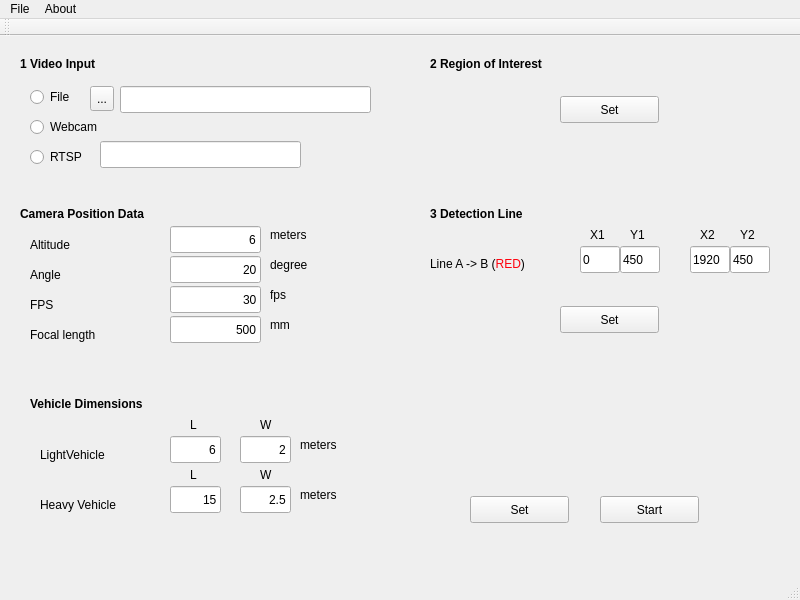
<?xml version="1.0" encoding="UTF-8"?>
<ui version="4.0">
 <class>MainWindow</class>
 <widget class="QMainWindow" name="MainWindow">
  <property name="geometry">
   <rect>
    <x>0</x>
    <y>0</y>
    <width>800</width>
    <height>600</height>
   </rect>
  </property>
  <property name="windowTitle">
   <string>MainWindow</string>
  </property>
  <widget class="QWidget" name="centralWidget">
   <widget class="QWidget" name="widget" native="true">
    <property name="geometry">
     <rect>
      <x>10</x>
      <y>10</y>
      <width>371</width>
      <height>131</height>
     </rect>
    </property>
    <widget class="QLabel" name="label">
     <property name="geometry">
      <rect>
       <x>10</x>
       <y>10</y>
       <width>111</width>
       <height>17</height>
      </rect>
     </property>
     <property name="text">
      <string>&lt;html&gt;&lt;head/&gt;&lt;body&gt;&lt;p&gt;&lt;span style=&quot; font-weight:600;&quot;&gt;1 Video Input&lt;/span&gt;&lt;/p&gt;&lt;/body&gt;&lt;/html&gt;</string>
     </property>
     <property name="textFormat">
      <enum>Qt::RichText</enum>
     </property>
    </widget>
    <widget class="QRadioButton" name="fileRadioButton">
     <property name="geometry">
      <rect>
       <x>20</x>
       <y>40</y>
       <width>117</width>
       <height>22</height>
      </rect>
     </property>
     <property name="text">
      <string>File</string>
     </property>
    </widget>
    <widget class="QRadioButton" name="webcamRadioButton">
     <property name="geometry">
      <rect>
       <x>20</x>
       <y>70</y>
       <width>117</width>
       <height>22</height>
      </rect>
     </property>
     <property name="text">
      <string>Webcam</string>
     </property>
    </widget>
    <widget class="QRadioButton" name="rtspRadioButton">
     <property name="geometry">
      <rect>
       <x>20</x>
       <y>100</y>
       <width>117</width>
       <height>22</height>
      </rect>
     </property>
     <property name="text">
      <string>RTSP</string>
     </property>
    </widget>
    <widget class="QToolButton" name="videoFileToolButton">
     <property name="geometry">
      <rect>
       <x>80</x>
       <y>40</y>
       <width>24</width>
       <height>25</height>
      </rect>
     </property>
     <property name="text">
      <string>...</string>
     </property>
    </widget>
    <widget class="QLineEdit" name="rtspUrlEdit">
     <property name="geometry">
      <rect>
       <x>90</x>
       <y>95</y>
       <width>201</width>
       <height>27</height>
      </rect>
     </property>
    </widget>
    <widget class="QLineEdit" name="lineVideo">
     <property name="geometry">
      <rect>
       <x>110</x>
       <y>40</y>
       <width>251</width>
       <height>27</height>
      </rect>
     </property>
     <property name="readOnly">
      <bool>true</bool>
     </property>
    </widget>
   </widget>
   <widget class="QWidget" name="widget_2" native="true">
    <property name="geometry">
     <rect>
      <x>10</x>
      <y>160</y>
      <width>341</width>
      <height>161</height>
     </rect>
    </property>
    <widget class="QLabel" name="label_3">
     <property name="geometry">
      <rect>
       <x>10</x>
       <y>10</y>
       <width>161</width>
       <height>17</height>
      </rect>
     </property>
     <property name="text">
      <string>&lt;html&gt;&lt;head/&gt;&lt;body&gt;&lt;p&gt;&lt;span style=&quot; font-weight:600;&quot;&gt;Camera Position Data&lt;/span&gt;&lt;/p&gt;&lt;/body&gt;&lt;/html&gt;</string>
     </property>
    </widget>
    <widget class="QLabel" name="label_4">
     <property name="geometry">
      <rect>
       <x>20</x>
       <y>40</y>
       <width>67</width>
       <height>17</height>
      </rect>
     </property>
     <property name="text">
      <string>Altitude</string>
     </property>
    </widget>
    <widget class="QLabel" name="label_5">
     <property name="geometry">
      <rect>
       <x>20</x>
       <y>70</y>
       <width>67</width>
       <height>17</height>
      </rect>
     </property>
     <property name="text">
      <string>Angle</string>
     </property>
    </widget>
    <widget class="QLabel" name="label_6">
     <property name="geometry">
      <rect>
       <x>20</x>
       <y>100</y>
       <width>67</width>
       <height>17</height>
      </rect>
     </property>
     <property name="text">
      <string>FPS</string>
     </property>
    </widget>
    <widget class="QLabel" name="label_7">
     <property name="geometry">
      <rect>
       <x>20</x>
       <y>130</y>
       <width>91</width>
       <height>17</height>
      </rect>
     </property>
     <property name="text">
      <string>Focal length</string>
     </property>
    </widget>
    <widget class="QLineEdit" name="altitudeEdit">
     <property name="geometry">
      <rect>
       <x>160</x>
       <y>30</y>
       <width>91</width>
       <height>27</height>
      </rect>
     </property>
     <property name="text">
      <string>6</string>
     </property>
     <property name="alignment">
      <set>Qt::AlignRight|Qt::AlignTrailing|Qt::AlignVCenter</set>
     </property>
    </widget>
    <widget class="QLineEdit" name="angleEdit">
     <property name="geometry">
      <rect>
       <x>160</x>
       <y>60</y>
       <width>91</width>
       <height>27</height>
      </rect>
     </property>
     <property name="text">
      <string>20</string>
     </property>
     <property name="alignment">
      <set>Qt::AlignRight|Qt::AlignTrailing|Qt::AlignVCenter</set>
     </property>
    </widget>
    <widget class="QLineEdit" name="fpsEdit">
     <property name="geometry">
      <rect>
       <x>160</x>
       <y>90</y>
       <width>91</width>
       <height>27</height>
      </rect>
     </property>
     <property name="text">
      <string>30</string>
     </property>
     <property name="alignment">
      <set>Qt::AlignRight|Qt::AlignTrailing|Qt::AlignVCenter</set>
     </property>
    </widget>
    <widget class="QLineEdit" name="focalEdit">
     <property name="geometry">
      <rect>
       <x>160</x>
       <y>120</y>
       <width>91</width>
       <height>27</height>
      </rect>
     </property>
     <property name="text">
      <string>500</string>
     </property>
     <property name="alignment">
      <set>Qt::AlignRight|Qt::AlignTrailing|Qt::AlignVCenter</set>
     </property>
    </widget>
    <widget class="QLabel" name="label_8">
     <property name="geometry">
      <rect>
       <x>260</x>
       <y>30</y>
       <width>67</width>
       <height>17</height>
      </rect>
     </property>
     <property name="text">
      <string>meters</string>
     </property>
    </widget>
    <widget class="QLabel" name="label_9">
     <property name="geometry">
      <rect>
       <x>260</x>
       <y>60</y>
       <width>67</width>
       <height>17</height>
      </rect>
     </property>
     <property name="text">
      <string>degree</string>
     </property>
    </widget>
    <widget class="QLabel" name="label_10">
     <property name="geometry">
      <rect>
       <x>260</x>
       <y>90</y>
       <width>67</width>
       <height>17</height>
      </rect>
     </property>
     <property name="text">
      <string>fps</string>
     </property>
    </widget>
    <widget class="QLabel" name="label_11">
     <property name="geometry">
      <rect>
       <x>260</x>
       <y>120</y>
       <width>67</width>
       <height>17</height>
      </rect>
     </property>
     <property name="text">
      <string>mm</string>
     </property>
    </widget>
   </widget>
   <widget class="QWidget" name="widget_3" native="true">
    <property name="geometry">
     <rect>
      <x>20</x>
      <y>350</y>
      <width>331</width>
      <height>151</height>
     </rect>
    </property>
    <widget class="QLabel" name="label_12">
     <property name="geometry">
      <rect>
       <x>10</x>
       <y>10</y>
       <width>151</width>
       <height>17</height>
      </rect>
     </property>
     <property name="text">
      <string>&lt;html&gt;&lt;head/&gt;&lt;body&gt;&lt;p&gt;&lt;span style=&quot; font-weight:600;&quot;&gt;Vehicle Dimensions&lt;/span&gt;&lt;/p&gt;&lt;/body&gt;&lt;/html&gt;</string>
     </property>
    </widget>
    <widget class="QLabel" name="label_13">
     <property name="geometry">
      <rect>
       <x>20</x>
       <y>60</y>
       <width>91</width>
       <height>17</height>
      </rect>
     </property>
     <property name="text">
      <string>LightVehicle</string>
     </property>
    </widget>
    <widget class="QLabel" name="label_14">
     <property name="geometry">
      <rect>
       <x>20</x>
       <y>110</y>
       <width>101</width>
       <height>17</height>
      </rect>
     </property>
     <property name="text">
      <string>Heavy Vehicle</string>
     </property>
    </widget>
    <widget class="QLineEdit" name="lightVehicleLenghtEdit">
     <property name="geometry">
      <rect>
       <x>150</x>
       <y>50</y>
       <width>51</width>
       <height>27</height>
      </rect>
     </property>
     <property name="text">
      <string>6</string>
     </property>
     <property name="alignment">
      <set>Qt::AlignRight|Qt::AlignTrailing|Qt::AlignVCenter</set>
     </property>
    </widget>
    <widget class="QLabel" name="label_15">
     <property name="geometry">
      <rect>
       <x>170</x>
       <y>30</y>
       <width>21</width>
       <height>17</height>
      </rect>
     </property>
     <property name="text">
      <string>L</string>
     </property>
    </widget>
    <widget class="QLineEdit" name="lightVehicleWidthEdit">
     <property name="geometry">
      <rect>
       <x>220</x>
       <y>50</y>
       <width>51</width>
       <height>27</height>
      </rect>
     </property>
     <property name="text">
      <string>2</string>
     </property>
     <property name="alignment">
      <set>Qt::AlignRight|Qt::AlignTrailing|Qt::AlignVCenter</set>
     </property>
    </widget>
    <widget class="QLabel" name="label_16">
     <property name="geometry">
      <rect>
       <x>240</x>
       <y>30</y>
       <width>21</width>
       <height>17</height>
      </rect>
     </property>
     <property name="text">
      <string>W</string>
     </property>
    </widget>
    <widget class="QLabel" name="label_17">
     <property name="geometry">
      <rect>
       <x>280</x>
       <y>50</y>
       <width>67</width>
       <height>17</height>
      </rect>
     </property>
     <property name="text">
      <string>meters</string>
     </property>
    </widget>
    <widget class="QLineEdit" name="heavyVehicleLengthEdit">
     <property name="geometry">
      <rect>
       <x>150</x>
       <y>100</y>
       <width>51</width>
       <height>27</height>
      </rect>
     </property>
     <property name="text">
      <string>15</string>
     </property>
     <property name="alignment">
      <set>Qt::AlignRight|Qt::AlignTrailing|Qt::AlignVCenter</set>
     </property>
    </widget>
    <widget class="QLabel" name="label_18">
     <property name="geometry">
      <rect>
       <x>170</x>
       <y>80</y>
       <width>21</width>
       <height>17</height>
      </rect>
     </property>
     <property name="text">
      <string>L</string>
     </property>
    </widget>
    <widget class="QLineEdit" name="heavyVehicleWidthEdit">
     <property name="geometry">
      <rect>
       <x>220</x>
       <y>100</y>
       <width>51</width>
       <height>27</height>
      </rect>
     </property>
     <property name="text">
      <string>2.5</string>
     </property>
     <property name="alignment">
      <set>Qt::AlignRight|Qt::AlignTrailing|Qt::AlignVCenter</set>
     </property>
    </widget>
    <widget class="QLabel" name="label_19">
     <property name="geometry">
      <rect>
       <x>280</x>
       <y>100</y>
       <width>67</width>
       <height>17</height>
      </rect>
     </property>
     <property name="text">
      <string>meters</string>
     </property>
    </widget>
    <widget class="QLabel" name="label_20">
     <property name="geometry">
      <rect>
       <x>240</x>
       <y>80</y>
       <width>21</width>
       <height>17</height>
      </rect>
     </property>
     <property name="text">
      <string>W</string>
     </property>
    </widget>
   </widget>
   <widget class="QWidget" name="widget_4" native="true">
    <property name="geometry">
     <rect>
      <x>420</x>
      <y>160</y>
      <width>351</width>
      <height>161</height>
     </rect>
    </property>
    <widget class="QLabel" name="label_21">
     <property name="geometry">
      <rect>
       <x>10</x>
       <y>10</y>
       <width>131</width>
       <height>17</height>
      </rect>
     </property>
     <property name="text">
      <string>&lt;html&gt;&lt;head/&gt;&lt;body&gt;&lt;p&gt;&lt;span style=&quot; font-weight:600;&quot;&gt;3 Detection Line&lt;/span&gt;&lt;/p&gt;&lt;/body&gt;&lt;/html&gt;</string>
     </property>
    </widget>
    <widget class="QLabel" name="label_22">
     <property name="geometry">
      <rect>
       <x>10</x>
       <y>60</y>
       <width>121</width>
       <height>17</height>
      </rect>
     </property>
     <property name="text">
      <string>&lt;html&gt;&lt;head/&gt;&lt;body&gt;&lt;p&gt;Line A -&amp;gt; B (&lt;span style=&quot; color:#ff000c;&quot;&gt;RED&lt;/span&gt;)&lt;/p&gt;&lt;/body&gt;&lt;/html&gt;</string>
     </property>
    </widget>
    <widget class="QLineEdit" name="abx1Edit">
     <property name="geometry">
      <rect>
       <x>160</x>
       <y>50</y>
       <width>40</width>
       <height>27</height>
      </rect>
     </property>
     <property name="text">
      <string>0</string>
     </property>
    </widget>
    <widget class="QLineEdit" name="aby1Edit">
     <property name="geometry">
      <rect>
       <x>200</x>
       <y>50</y>
       <width>40</width>
       <height>27</height>
      </rect>
     </property>
     <property name="text">
      <string>450</string>
     </property>
    </widget>
    <widget class="QLineEdit" name="abx2Edit">
     <property name="geometry">
      <rect>
       <x>270</x>
       <y>50</y>
       <width>40</width>
       <height>27</height>
      </rect>
     </property>
     <property name="text">
      <string>1920</string>
     </property>
    </widget>
    <widget class="QLineEdit" name="aby2Edit">
     <property name="geometry">
      <rect>
       <x>310</x>
       <y>50</y>
       <width>40</width>
       <height>27</height>
      </rect>
     </property>
     <property name="text">
      <string>450</string>
     </property>
    </widget>
    <widget class="QLabel" name="label_24">
     <property name="geometry">
      <rect>
       <x>170</x>
       <y>30</y>
       <width>21</width>
       <height>17</height>
      </rect>
     </property>
     <property name="text">
      <string>X1</string>
     </property>
    </widget>
    <widget class="QLabel" name="label_25">
     <property name="geometry">
      <rect>
       <x>210</x>
       <y>30</y>
       <width>21</width>
       <height>17</height>
      </rect>
     </property>
     <property name="text">
      <string>Y1</string>
     </property>
    </widget>
    <widget class="QLabel" name="label_26">
     <property name="geometry">
      <rect>
       <x>280</x>
       <y>30</y>
       <width>21</width>
       <height>17</height>
      </rect>
     </property>
     <property name="text">
      <string>X2</string>
     </property>
    </widget>
    <widget class="QLabel" name="label_27">
     <property name="geometry">
      <rect>
       <x>320</x>
       <y>30</y>
       <width>21</width>
       <height>17</height>
      </rect>
     </property>
     <property name="text">
      <string>Y2</string>
     </property>
    </widget>
    <widget class="QPushButton" name="countLineSetButton">
     <property name="geometry">
      <rect>
       <x>140</x>
       <y>110</y>
       <width>99</width>
       <height>27</height>
      </rect>
     </property>
     <property name="text">
      <string>Set</string>
     </property>
     <property name="checkable">
      <bool>true</bool>
     </property>
    </widget>
   </widget>
   <widget class="QPushButton" name="setButton">
    <property name="geometry">
     <rect>
      <x>470</x>
      <y>460</y>
      <width>99</width>
      <height>27</height>
     </rect>
    </property>
    <property name="text">
     <string>Set</string>
    </property>
   </widget>
   <widget class="QPushButton" name="startButton">
    <property name="geometry">
     <rect>
      <x>600</x>
      <y>460</y>
      <width>99</width>
      <height>27</height>
     </rect>
    </property>
    <property name="text">
     <string>Start</string>
    </property>
    <property name="checkable">
     <bool>true</bool>
    </property>
   </widget>
   <widget class="QWidget" name="widget_5" native="true">
    <property name="geometry">
     <rect>
      <x>420</x>
      <y>10</y>
      <width>351</width>
      <height>121</height>
     </rect>
    </property>
    <widget class="QLabel" name="label_32">
     <property name="geometry">
      <rect>
       <x>10</x>
       <y>10</y>
       <width>141</width>
       <height>17</height>
      </rect>
     </property>
     <property name="text">
      <string>&lt;html&gt;&lt;head/&gt;&lt;body&gt;&lt;p&gt;&lt;span style=&quot; font-weight:600;&quot;&gt;2 Region of Interest&lt;/span&gt;&lt;/p&gt;&lt;/body&gt;&lt;/html&gt;</string>
     </property>
    </widget>
    <widget class="QPushButton" name="roiSetButton">
     <property name="geometry">
      <rect>
       <x>140</x>
       <y>50</y>
       <width>99</width>
       <height>27</height>
      </rect>
     </property>
     <property name="text">
      <string>Set</string>
     </property>
     <property name="checkable">
      <bool>true</bool>
     </property>
    </widget>
    <zorder>label_32</zorder>
    <zorder>roiSetButton</zorder>
    <zorder>widget_4</zorder>
   </widget>
  </widget>
  <widget class="QMenuBar" name="menuBar">
   <property name="geometry">
    <rect>
     <x>0</x>
     <y>0</y>
     <width>800</width>
     <height>25</height>
    </rect>
   </property>
   <widget class="QMenu" name="menuFile">
    <property name="title">
     <string>File</string>
    </property>
    <addaction name="actionExit"/>
   </widget>
   <widget class="QMenu" name="menuAbout">
    <property name="title">
     <string>About</string>
    </property>
   </widget>
   <addaction name="menuFile"/>
   <addaction name="menuAbout"/>
  </widget>
  <widget class="QToolBar" name="mainToolBar">
   <attribute name="toolBarArea">
    <enum>TopToolBarArea</enum>
   </attribute>
   <attribute name="toolBarBreak">
    <bool>false</bool>
   </attribute>
  </widget>
  <widget class="QStatusBar" name="statusBar"/>
  <action name="actionExit">
   <property name="text">
    <string>Exit</string>
   </property>
  </action>
 </widget>
 <layoutdefault spacing="6" margin="11"/>
 <resources/>
 <connections/>
</ui>
